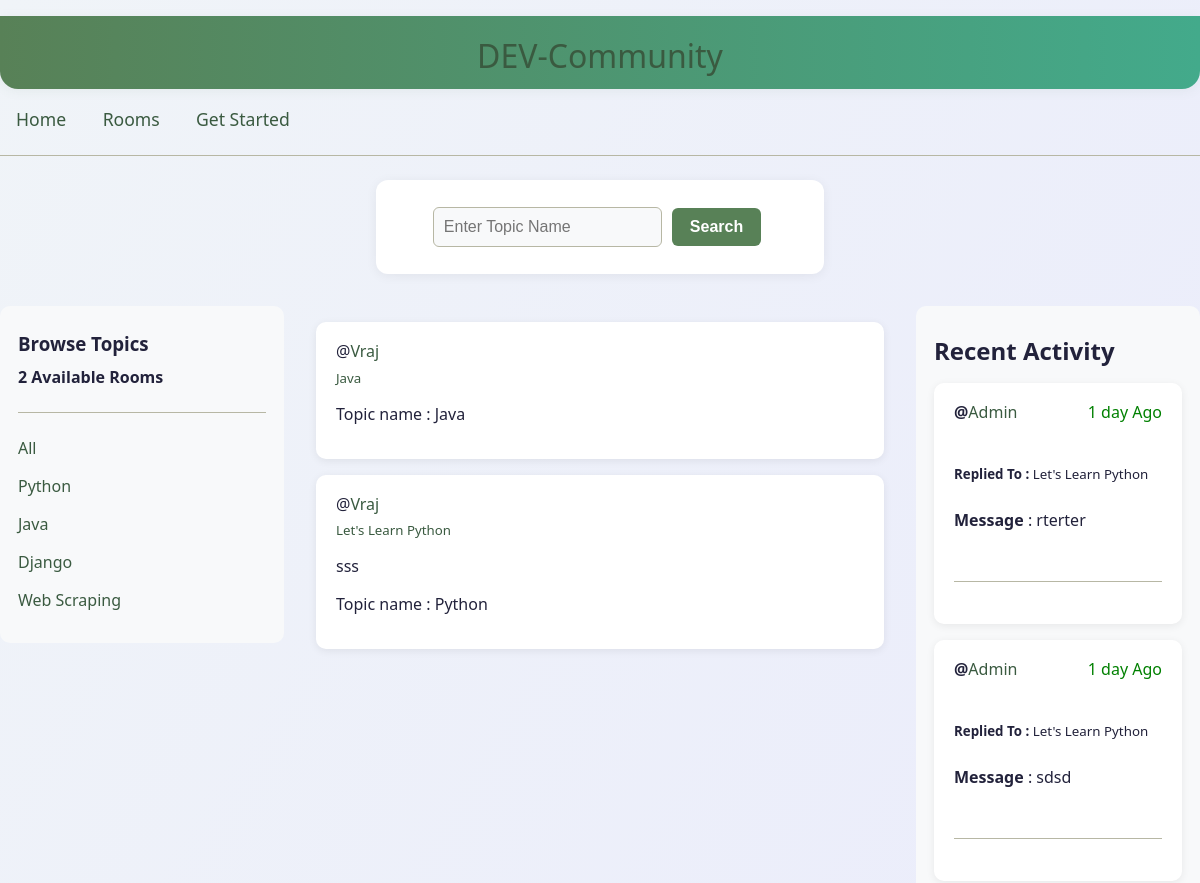
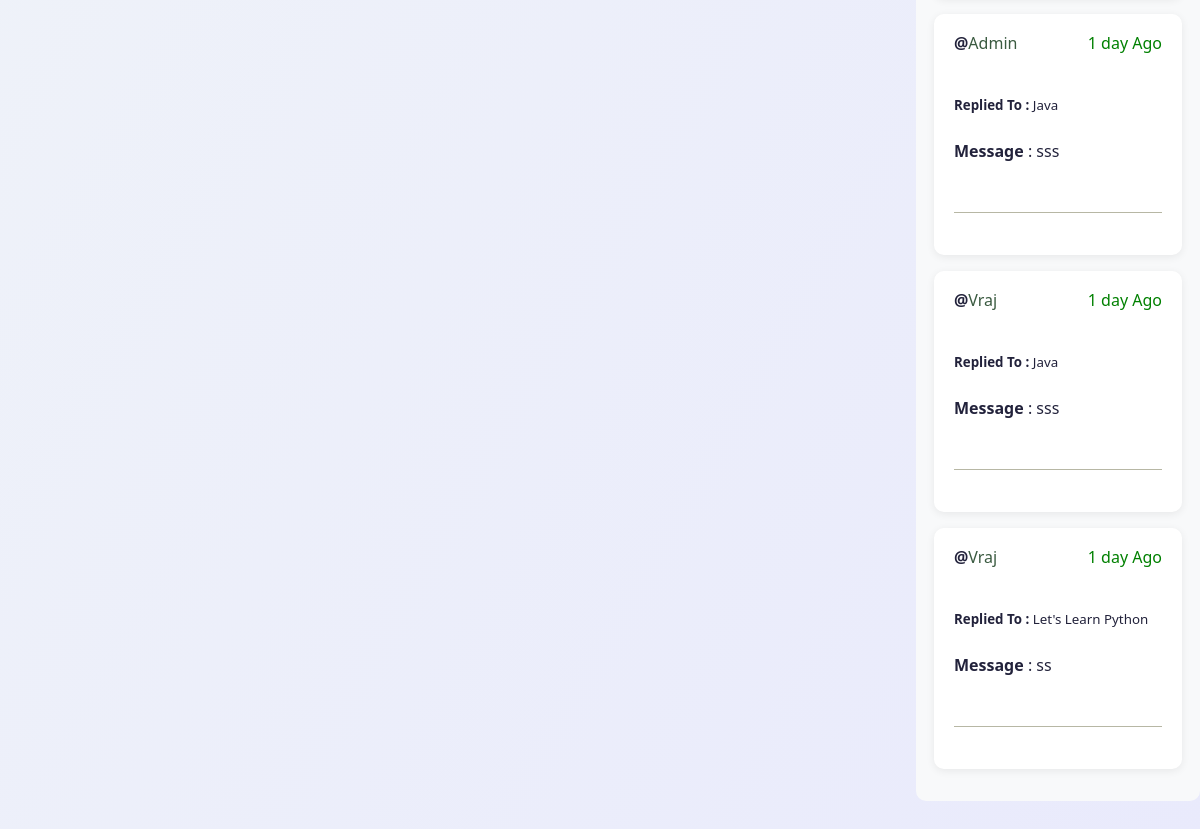
Before: /room/ with the older database file (2 pictures, top to bottom).
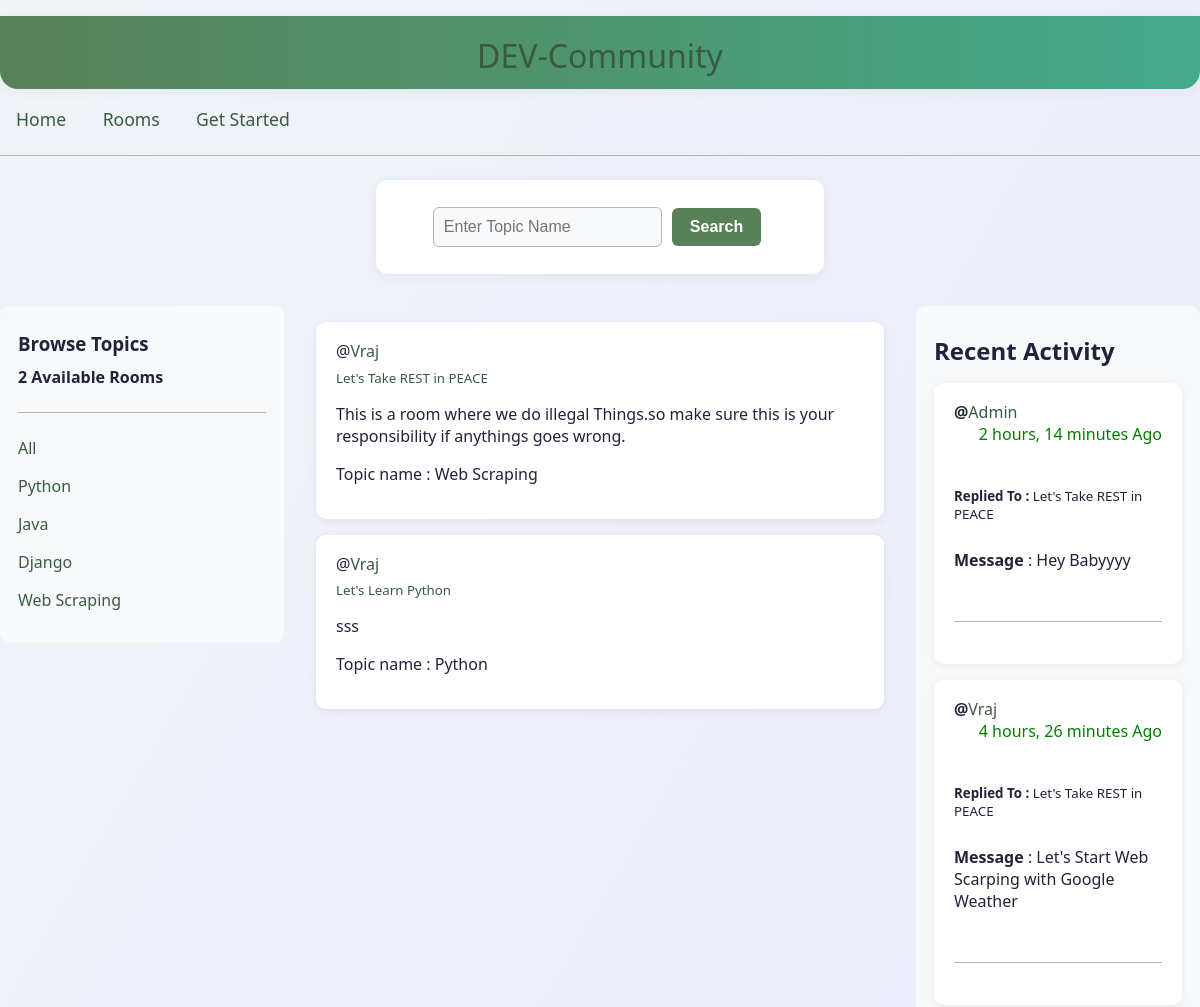
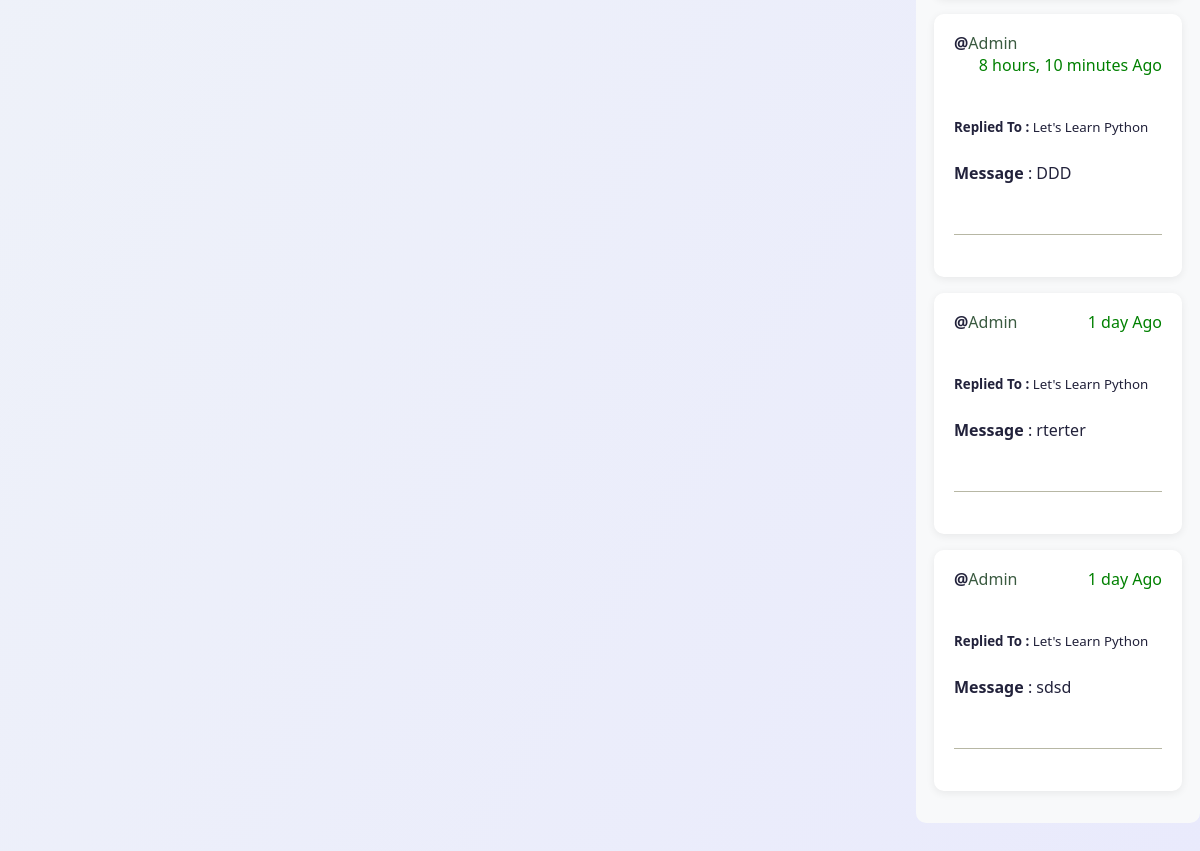
After: the same page with the newer database file (2 pictures, top to bottom).
### base/models.py (models this page shows, shortened)
class Topic(models.Model):
    name = models.CharField(max_length=200)
    def __str__(self):
        return self.name

class Room(models.Model):
    host = models.ForeignKey(User,on_delete=models.SET_NULL,null=True)
    topic = models.ForeignKey(Topic,on_delete=models.SET_NULL,null=True)
    name = models.CharField(max_length=200)
    description = models.TextField(null=True,blank=True)
    participants = models.ManyToManyField(User,blank=True,related_name='participants')
    createdAt = models.DateTimeField(auto_now_add=True)
    updatedAt = models.DateTimeField(auto_now=True)
    class Meta:
        ordering = ['-updatedAt','-createdAt']
    def __str__(self):
        return self.name

class Message(models.Model):
    user = models.ForeignKey(User,on_delete=models.CASCADE)
    room = models.ForeignKey(Room,on_delete=models.CASCADE)
    body = models.TextField()
    createdAt = models.DateTimeField(auto_now_add=True)
    updatedAt = models.DateTimeField(auto_now=True)
    class Meta:
        ordering = ['-updatedAt','-createdAt']

### base/views.py (the view)
# urls.py: path("room/",rooms_view,name = "Rooms"),
def rooms_view(request):
    q = request.GET.get('q') if request.GET.get('q') != None else ''
    topics = Topic.objects.all()
    recent_messages = Message.objects.all()[0:6]
    if q != "":
        recent_messages = Message.objects.filter(room__topic__name=q)[0:6]
    if q:
        rooms = Room.objects.filter(topic__name__contains = q)
        room_count = len(rooms)
    else:
        rooms = Room.objects.all()
        room_count = rooms.count()
    context =  {"rooms": rooms,'topics' :topics,'room_count' : room_count,'recent_messages':recent_messages}
    return render(request, 'base/room.html',context)

### base/templates/base/room.html (shortened to what this page needs)
{% extends 'main.html' %}
{% block content %}
    <form class="cardSearch mb-2" request="GET" action="{% url 'Rooms' %}">
      <input type="text" name="q" id="" placeholder="Enter Topic Name" />
      <input class="create-btn" type="submit" value="Search">
    </form>
    <div class="home-container">
        <div>
           {% include 'base/topics_components.html' %}
        </div>
        <div>
                <div>
                     {% include 'base/feed_component.html' %}
                </div>
        </div>
        <div>
           {% include 'base/recent_activity_component.html' %}
        </div>
    </div>
{% endblock %}

### base/templates/base/topics_components.html
<div class="topics-list mb-2">
<h3>Browse Topics</h3>
<h4>{{room_count}} Available Rooms</h4>
<hr />
<p><a href="{% url 'Rooms' %}"> All </a></p>
{% for topic in topics %}
<p><a href="{% url 'Rooms' %}?q={{topic.name}}"> {{ topic.name}}</a></p>
{% endfor %}
</div>

### base/templates/base/feed_component.html (shortened to what this page needs)
{% if rooms %}
  {% for room in rooms %}
  <div class="card mb-2">
    <span>@<a href="{% url 'profile' room.host.username %}">{{ room.host.username }}</a></span>
    <h5><a href="{% url 'Room' room.id %}">{{ room.name }}</a></h5>
    <p>{{room.description}}</p>
    <p>Topic name : {{room.topic}}</p>
  </div>
  {% endfor %}
{% else %}
  <div class="card text-center">
    <p>No Rooms for current Topic...</p>
  </div>
{% endif %}

### base/templates/base/recent_activity_component.html (shortened to what this page needs)
<div class="recent-activity">
<h2>Recent Activity</h2>
{% if recent_messages %}
  {% for message in recent_messages %}
  <div class="card mb-2" style="display: flex; flex-direction: column; gap: 10px;">
    <span>
      <b>@<a href="{% url 'profile' message.user %}">{{ message.user }}</a></b>
      <span style="color: green;float:right">
        {{ message.createdAt|timesince}} Ago</span>
    </span>
    <br />
    <small><b>Replied To : </b>{{ message.room }}</small>
    <p><b>Message</b> : {{ message.body }}</p>
    <hr />
  </div>
  {% endfor %}
{% else %}
  <div class="card text-center">
    <p>No recent Activity for This Topic...</p>
  </div>
{% endif %}
</div>

Changed rows visible on the page:
removed Room: host.username "Vraj", name "Java", topic "Java"
removed Message: user "Admin", createdAt "1 day", room "Java", body "sss"
removed Message: user "Vraj", createdAt "1 day", room "Java", body "sss"
removed Message: user "Vraj", createdAt "1 day", room "Let's Learn Python", body "ss"
added Room: host.username "Vraj", name "Let's Take REST in PEACE", description "This is a room where we do illegal Things.so make sure this is your responsibility if anythings goes wrong.", topic "Web Scraping"
added Message: user "Admin", createdAt "2 hours, 14 minutes", room "Let's Take REST in PEACE", body "Hey Babyyyy"
added Message: user "Vraj", createdAt "4 hours, 26 minutes", room "Let's Take REST in PEACE", body "Let's Start Web Scarping with Google Weather"
added Message: user "Admin", createdAt "8 hours, 10 minutes", room "Let's Learn Python", body "DDD"
